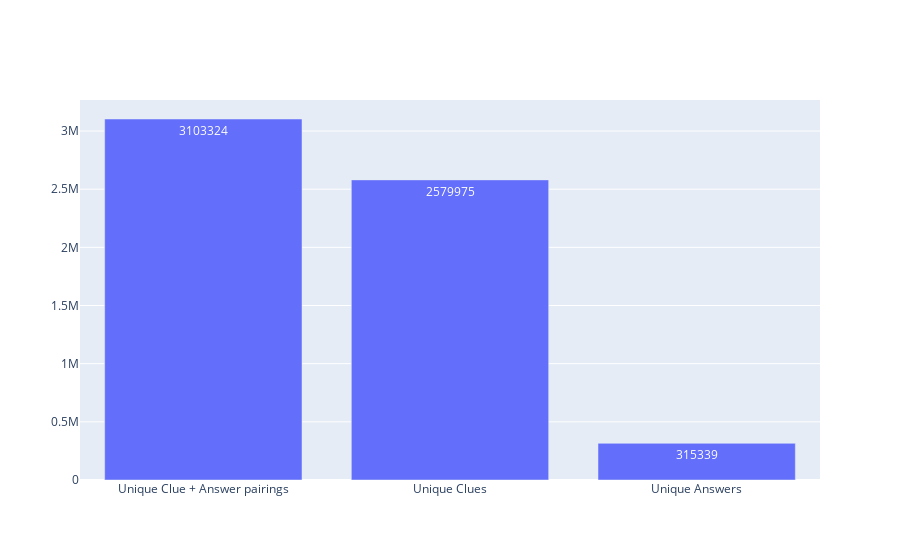

Source (notebook cell):
### Code cell
print(f"""
      Unique Clues: {proportions['clues']} 
      Unique Answers: {proportions['answers']}
      Unique Answer + Clue Pairings: {proportions['pairings']}
      
      Clues per Answer: {proportions['clues per answer']}
      """)

import plotly.graph_objects as go
labels = [  'Unique Clue + Answer pairings',
            'Unique Clues',
            'Unique Answers'
            ]
values = [  proportions['pairings'],
            proportions['clues'],
            proportions['answers']
            ]

fig = go.Figure(data=[go.Bar(
            x=labels, 
            y=values,
            text=values,
            textposition='auto',
        )])

fig.show()

### Figure 1 — Plotly figure (JSON) as saved in the notebook; plotly's stock layout.template omitted (floating-point values rounded to 4 significant figures)
{"data": [{"text": ["3103324", "2579975", "315339"], "textposition": "auto", "type": "bar", "x": ["Unique Clue + Answer pairings", "Unique Clues", "Unique Answers"], "y": [3103324, 2579975, 315339]}], "layout": {}}
